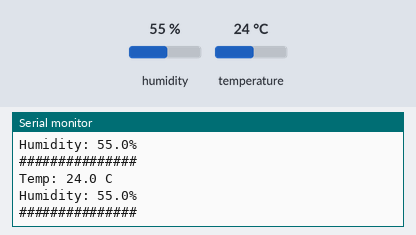
Simulated run of this sketch. Board: Arduino Uno, built with avr-gcc and run on an emulated ATmega328P. Shown: the last lines printed to the serial monitor. Inputs (shaded band) come from the test bench; at power-on: humidity 55 %, temperature 24 °C.

Above: at 2.8 s.
2.9 s: humidity set to 22 %
At 5.5 s:
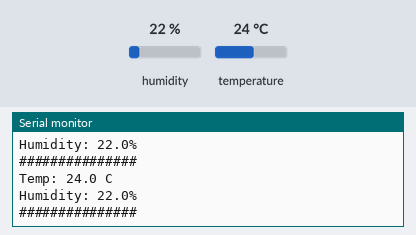
5.6 s: temperature set to 12 °C
At 7.5 s:
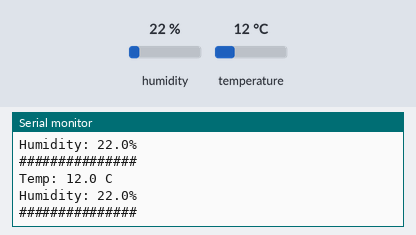
8.3 s: humidity set to 40 %
At 11.0 s:
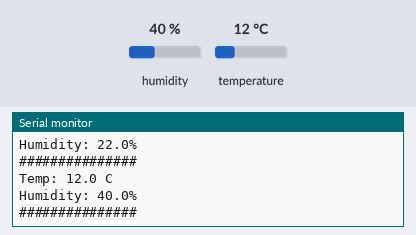
Timing chart, 0 to 12.5 s (numbered marks = the images above; inputs shaded):
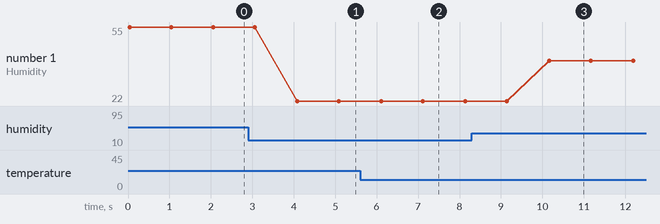

Measured:
- after the input at 2.9 s, the serial monitor: prints a new line after 1.2 s (image 1)
- after the input at 5.6 s, the serial monitor: prints a new line after 0.50 s (image 2)
- after the input at 8.3 s, the serial monitor: prints a new line after 1.9 s (image 3)
- plotted number 1: 55 → 22 after the input at 2.9 s, 22 → 40 after the input at 8.3 s

The sketch:

temp_recharts.ino
```cpp
#include <DHT.h>

#define DHT_PIN 2
#define DHT_TYPE DHT11
DHT dht(DHT_PIN,DHT_TYPE);

//the code here will be executed only once. Here we are initializing the Serial and the DHT sensor.
void setup() {
    Serial.begin(9600);
    dht.begin();
}

//the code here will be executed in a loop. The delay function sets the time interval that this loop will be executed.
void loop() {

    //here we are organizing the reading of the sensor data into two separate variables.
    float temp = dht.readTemperature();
    float hum = dht.readHumidity();

    Serial.print("Temp: ");
    Serial.print(temp, 1);
    // Serial.print((char)223); // "°" symbol
    Serial.println(" C");
    Serial.print("Humidity: ");
    Serial.print(hum, 1);
    Serial.println("%");
    Serial.println("###############");

    delay(1000);
}
```
